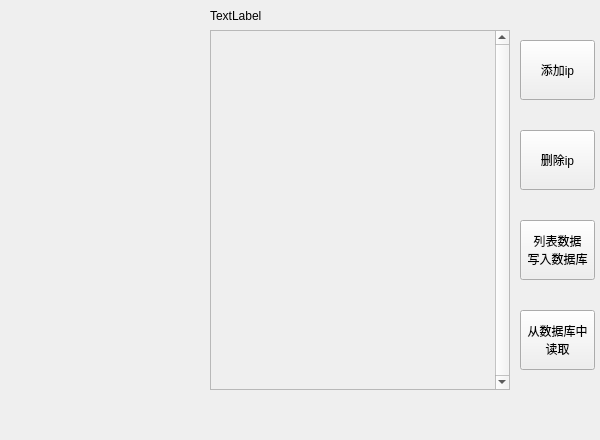
<?xml version="1.0" encoding="UTF-8"?>
<ui version="4.0">
 <class>Slave_recv</class>
 <widget class="QWidget" name="Slave_recv">
  <property name="geometry">
   <rect>
    <x>0</x>
    <y>0</y>
    <width>600</width>
    <height>440</height>
   </rect>
  </property>
  <property name="windowTitle">
   <string>Form</string>
  </property>
  <widget class="my_ScrollArea" name="scrollArea">
   <property name="geometry">
    <rect>
     <x>210</x>
     <y>30</y>
     <width>300</width>
     <height>360</height>
    </rect>
   </property>
   <property name="verticalScrollBarPolicy">
    <enum>Qt::ScrollBarAlwaysOn</enum>
   </property>
   <property name="horizontalScrollBarPolicy">
    <enum>Qt::ScrollBarAlwaysOff</enum>
   </property>
   <property name="sizeAdjustPolicy">
    <enum>QAbstractScrollArea::AdjustIgnored</enum>
   </property>
   <property name="widgetResizable">
    <bool>true</bool>
   </property>
   <widget class="QWidget" name="scrollAreaWidgetContents">
    <property name="geometry">
     <rect>
      <x>0</x>
      <y>0</y>
      <width>281</width>
      <height>358</height>
     </rect>
    </property>
   </widget>
  </widget>
  <widget class="QLabel" name="label">
   <property name="geometry">
    <rect>
     <x>210</x>
     <y>10</y>
     <width>54</width>
     <height>12</height>
    </rect>
   </property>
   <property name="text">
    <string>TextLabel</string>
   </property>
  </widget>
  <widget class="QPushButton" name="pushButton">
   <property name="geometry">
    <rect>
     <x>520</x>
     <y>310</y>
     <width>75</width>
     <height>60</height>
    </rect>
   </property>
   <property name="text">
    <string>从数据库中
读取</string>
   </property>
  </widget>
  <widget class="QPushButton" name="pushButton_2">
   <property name="geometry">
    <rect>
     <x>520</x>
     <y>220</y>
     <width>75</width>
     <height>60</height>
    </rect>
   </property>
   <property name="text">
    <string>列表数据
写入数据库</string>
   </property>
  </widget>
  <widget class="QPushButton" name="pushButton_3">
   <property name="geometry">
    <rect>
     <x>520</x>
     <y>40</y>
     <width>75</width>
     <height>60</height>
    </rect>
   </property>
   <property name="text">
    <string>添加ip</string>
   </property>
  </widget>
  <widget class="QPushButton" name="pushButton_4">
   <property name="geometry">
    <rect>
     <x>520</x>
     <y>130</y>
     <width>75</width>
     <height>60</height>
    </rect>
   </property>
   <property name="text">
    <string>删除ip</string>
   </property>
  </widget>
  <widget class="QLabel" name="touch_labe">
   <property name="geometry">
    <rect>
     <x>210</x>
     <y>30</y>
     <width>300</width>
     <height>360</height>
    </rect>
   </property>
   <property name="text">
    <string/>
   </property>
  </widget>
 </widget>
 <customwidgets>
  <customwidget>
   <class>my_ScrollArea</class>
   <extends>QScrollArea</extends>
   <header location="global">my_scrollarea.h</header>
   <container>1</container>
  </customwidget>
 </customwidgets>
 <resources/>
 <connections/>
</ui>
